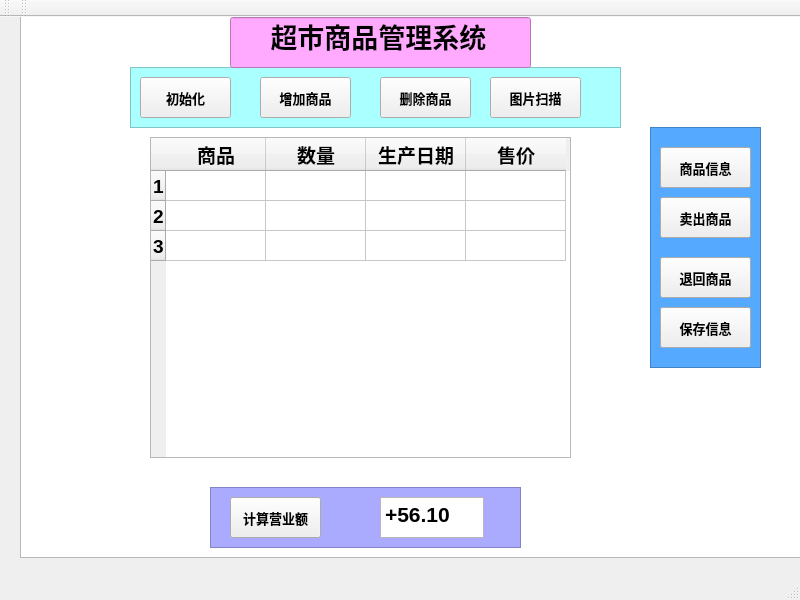
<?xml version="1.0" encoding="UTF-8"?>
<ui version="4.0">
 <class>MainWindow</class>
 <widget class="QMainWindow" name="MainWindow">
  <property name="geometry">
   <rect>
    <x>0</x>
    <y>0</y>
    <width>800</width>
    <height>600</height>
   </rect>
  </property>
  <property name="windowTitle">
   <string>MainWindow</string>
  </property>
  <widget class="QWidget" name="centralwidget">
   <widget class="QTableWidget" name="tableWidget">
    <property name="geometry">
     <rect>
      <x>150</x>
      <y>120</y>
      <width>421</width>
      <height>321</height>
     </rect>
    </property>
    <row>
     <property name="text">
      <string>1</string>
     </property>
     <property name="font">
      <font>
       <pointsize>14</pointsize>
       <bold>true</bold>
      </font>
     </property>
    </row>
    <row>
     <property name="text">
      <string>2</string>
     </property>
     <property name="font">
      <font>
       <pointsize>14</pointsize>
       <bold>true</bold>
      </font>
     </property>
    </row>
    <row>
     <property name="text">
      <string>3</string>
     </property>
     <property name="font">
      <font>
       <pointsize>14</pointsize>
       <bold>true</bold>
      </font>
     </property>
    </row>
    <column>
     <property name="text">
      <string>商品</string>
     </property>
     <property name="font">
      <font>
       <pointsize>14</pointsize>
       <bold>true</bold>
      </font>
     </property>
    </column>
    <column>
     <property name="text">
      <string>数量</string>
     </property>
     <property name="font">
      <font>
       <pointsize>14</pointsize>
       <bold>true</bold>
      </font>
     </property>
    </column>
    <column>
     <property name="text">
      <string>生产日期</string>
     </property>
     <property name="font">
      <font>
       <pointsize>14</pointsize>
       <bold>true</bold>
      </font>
     </property>
    </column>
    <column>
     <property name="text">
      <string>售价</string>
     </property>
     <property name="font">
      <font>
       <pointsize>14</pointsize>
       <bold>true</bold>
      </font>
     </property>
    </column>
    <item row="0" column="0">
     <property name="text">
      <string/>
     </property>
    </item>
    <item row="0" column="1">
     <property name="text">
      <string/>
     </property>
    </item>
    <item row="0" column="2">
     <property name="text">
      <string/>
     </property>
    </item>
    <item row="0" column="3">
     <property name="text">
      <string/>
     </property>
    </item>
    <item row="1" column="0">
     <property name="text">
      <string/>
     </property>
    </item>
    <item row="1" column="1">
     <property name="text">
      <string/>
     </property>
    </item>
    <item row="1" column="2">
     <property name="text">
      <string/>
     </property>
    </item>
    <item row="1" column="3">
     <property name="text">
      <string/>
     </property>
    </item>
    <item row="2" column="0">
     <property name="text">
      <string/>
     </property>
    </item>
    <item row="2" column="1">
     <property name="text">
      <string/>
     </property>
    </item>
    <item row="2" column="2">
     <property name="text">
      <string/>
     </property>
    </item>
    <item row="2" column="3">
     <property name="text">
      <string/>
     </property>
    </item>
   </widget>
   <widget class="QPushButton" name="pushButton">
    <property name="geometry">
     <rect>
      <x>490</x>
      <y>60</y>
      <width>91</width>
      <height>41</height>
     </rect>
    </property>
    <property name="font">
     <font>
      <pointsize>10</pointsize>
      <bold>true</bold>
     </font>
    </property>
    <property name="text">
     <string>图片扫描</string>
    </property>
   </widget>
   <widget class="QPushButton" name="pushButton_2">
    <property name="geometry">
     <rect>
      <x>660</x>
      <y>180</y>
      <width>91</width>
      <height>41</height>
     </rect>
    </property>
    <property name="font">
     <font>
      <pointsize>10</pointsize>
      <bold>true</bold>
     </font>
    </property>
    <property name="text">
     <string>卖出商品</string>
    </property>
   </widget>
   <widget class="QPushButton" name="pushButton_3">
    <property name="geometry">
     <rect>
      <x>660</x>
      <y>240</y>
      <width>91</width>
      <height>41</height>
     </rect>
    </property>
    <property name="font">
     <font>
      <pointsize>10</pointsize>
      <bold>true</bold>
     </font>
    </property>
    <property name="text">
     <string>退回商品</string>
    </property>
   </widget>
   <widget class="QPushButton" name="pushButton_4">
    <property name="geometry">
     <rect>
      <x>140</x>
      <y>60</y>
      <width>91</width>
      <height>41</height>
     </rect>
    </property>
    <property name="font">
     <font>
      <pointsize>10</pointsize>
      <bold>true</bold>
     </font>
    </property>
    <property name="text">
     <string>初始化</string>
    </property>
   </widget>
   <widget class="QPushButton" name="pushButton_5">
    <property name="geometry">
     <rect>
      <x>260</x>
      <y>60</y>
      <width>91</width>
      <height>41</height>
     </rect>
    </property>
    <property name="font">
     <font>
      <pointsize>10</pointsize>
      <bold>true</bold>
     </font>
    </property>
    <property name="text">
     <string>增加商品</string>
    </property>
   </widget>
   <widget class="QPushButton" name="pushButton_6">
    <property name="geometry">
     <rect>
      <x>380</x>
      <y>60</y>
      <width>91</width>
      <height>41</height>
     </rect>
    </property>
    <property name="font">
     <font>
      <pointsize>10</pointsize>
      <bold>true</bold>
     </font>
    </property>
    <property name="text">
     <string>删除商品</string>
    </property>
   </widget>
   <widget class="QPushButton" name="pushButton_7">
    <property name="geometry">
     <rect>
      <x>230</x>
      <y>480</y>
      <width>91</width>
      <height>41</height>
     </rect>
    </property>
    <property name="font">
     <font>
      <pointsize>10</pointsize>
      <bold>true</bold>
     </font>
    </property>
    <property name="text">
     <string>计算营业额</string>
    </property>
   </widget>
   <widget class="QTextEdit" name="textEdit_2">
    <property name="geometry">
     <rect>
      <x>380</x>
      <y>480</y>
      <width>104</width>
      <height>41</height>
     </rect>
    </property>
    <property name="html">
     <string>&lt;!DOCTYPE HTML PUBLIC &quot;-//W3C//DTD HTML 4.0//EN&quot; &quot;http://www.w3.org/TR/REC-html40/strict.dtd&quot;&gt;
&lt;html&gt;&lt;head&gt;&lt;meta name=&quot;qrichtext&quot; content=&quot;1&quot; /&gt;&lt;meta charset=&quot;utf-8&quot; /&gt;&lt;style type=&quot;text/css&quot;&gt;
p, li { white-space: pre-wrap; }
hr { height: 1px; border-width: 0; }
li.unchecked::marker { content: &quot;\2610&quot;; }
li.checked::marker { content: &quot;\2612&quot;; }
&lt;/style&gt;&lt;/head&gt;&lt;body style=&quot; font-family:'Microsoft YaHei UI'; font-size:9pt; font-weight:400; font-style:normal;&quot;&gt;
&lt;p style=&quot; margin-top:0px; margin-bottom:0px; margin-left:0px; margin-right:0px; -qt-block-indent:0; text-indent:0px;&quot;&gt;&lt;span style=&quot; font-size:16pt; font-weight:700;&quot;&gt;+56.10&lt;/span&gt;&lt;/p&gt;&lt;/body&gt;&lt;/html&gt;</string>
    </property>
   </widget>
   <widget class="QPushButton" name="pushButton_9">
    <property name="geometry">
     <rect>
      <x>660</x>
      <y>290</y>
      <width>91</width>
      <height>41</height>
     </rect>
    </property>
    <property name="font">
     <font>
      <pointsize>10</pointsize>
      <bold>true</bold>
     </font>
    </property>
    <property name="text">
     <string>保存信息</string>
    </property>
   </widget>
   <widget class="QPushButton" name="pushButton_10">
    <property name="geometry">
     <rect>
      <x>660</x>
      <y>130</y>
      <width>91</width>
      <height>41</height>
     </rect>
    </property>
    <property name="font">
     <font>
      <pointsize>10</pointsize>
      <bold>true</bold>
     </font>
    </property>
    <property name="text">
     <string>商品信息</string>
    </property>
   </widget>
   <widget class="QListView" name="listView">
    <property name="geometry">
     <rect>
      <x>20</x>
      <y>-20</y>
      <width>801</width>
      <height>561</height>
     </rect>
    </property>
    <property name="styleSheet">
     <string notr="true">background-image: url(&quot;D:1.png&quot;)</string>
    </property>
   </widget>
   <widget class="QListView" name="listView_2">
    <property name="geometry">
     <rect>
      <x>130</x>
      <y>50</y>
      <width>491</width>
      <height>61</height>
     </rect>
    </property>
    <property name="styleSheet">
     <string notr="true">background-color: rgb(85, 255, 127);
background-color: rgb(255, 255, 127);
background-color: rgb(170, 255, 255);</string>
    </property>
   </widget>
   <widget class="QListView" name="listView_3">
    <property name="geometry">
     <rect>
      <x>650</x>
      <y>110</y>
      <width>111</width>
      <height>241</height>
     </rect>
    </property>
    <property name="styleSheet">
     <string notr="true">background-color: rgb(85, 170, 255);</string>
    </property>
   </widget>
   <widget class="QListView" name="listView_4">
    <property name="geometry">
     <rect>
      <x>210</x>
      <y>470</y>
      <width>311</width>
      <height>61</height>
     </rect>
    </property>
    <property name="styleSheet">
     <string notr="true">background-color: rgb(170, 170, 255);</string>
    </property>
   </widget>
   <widget class="QLineEdit" name="lineEdit">
    <property name="geometry">
     <rect>
      <x>230</x>
      <y>0</y>
      <width>301</width>
      <height>51</height>
     </rect>
    </property>
    <property name="font">
     <font>
      <pointsize>20</pointsize>
      <bold>true</bold>
     </font>
    </property>
    <property name="styleSheet">
     <string notr="true">background-color: rgb(255, 0, 127);
background-color: rgb(255, 170, 255);</string>
    </property>
    <property name="text">
     <string>     超市商品管理系统</string>
    </property>
   </widget>
   <zorder>listView</zorder>
   <zorder>listView_4</zorder>
   <zorder>listView_3</zorder>
   <zorder>listView_2</zorder>
   <zorder>tableWidget</zorder>
   <zorder>pushButton</zorder>
   <zorder>pushButton_2</zorder>
   <zorder>pushButton_3</zorder>
   <zorder>pushButton_4</zorder>
   <zorder>pushButton_5</zorder>
   <zorder>pushButton_6</zorder>
   <zorder>pushButton_7</zorder>
   <zorder>textEdit_2</zorder>
   <zorder>pushButton_9</zorder>
   <zorder>pushButton_10</zorder>
   <zorder>lineEdit</zorder>
  </widget>
  <widget class="QMenuBar" name="menubar">
   <property name="geometry">
    <rect>
     <x>0</x>
     <y>0</y>
     <width>800</width>
     <height>17</height>
    </rect>
   </property>
  </widget>
  <widget class="QStatusBar" name="statusbar"/>
  <widget class="QToolBar" name="toolBar">
   <property name="windowTitle">
    <string>toolBar</string>
   </property>
   <attribute name="toolBarArea">
    <enum>TopToolBarArea</enum>
   </attribute>
   <attribute name="toolBarBreak">
    <bool>false</bool>
   </attribute>
  </widget>
  <widget class="QToolBar" name="toolBar_2">
   <property name="windowTitle">
    <string>toolBar_2</string>
   </property>
   <attribute name="toolBarArea">
    <enum>TopToolBarArea</enum>
   </attribute>
   <attribute name="toolBarBreak">
    <bool>false</bool>
   </attribute>
  </widget>
 </widget>
 <resources/>
 <connections/>
</ui>
